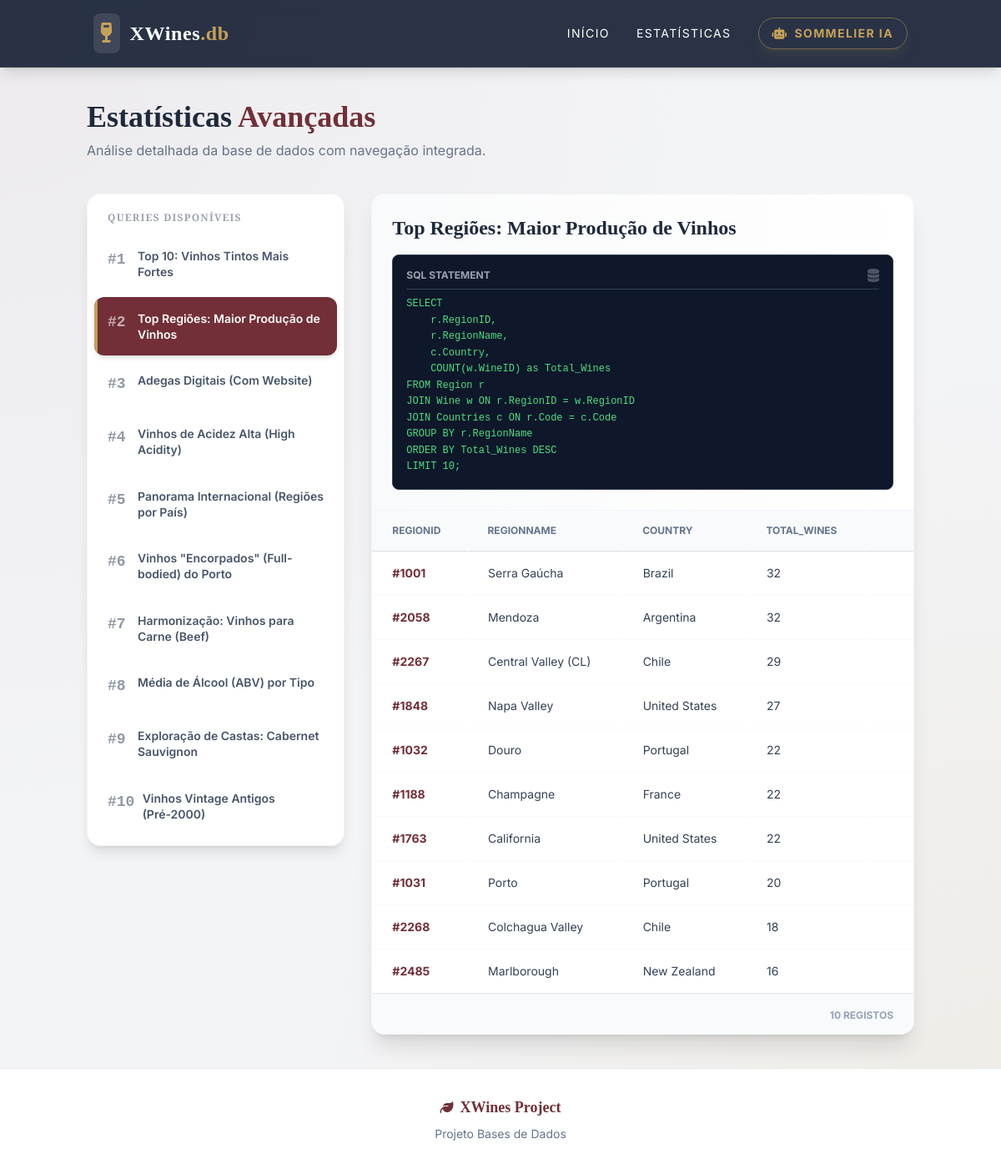
Screenshot of /queries/2 with the database file from the repository.
### tables this page shows
CREATE TABLE Region (
        RegionID INTEGER PRIMARY KEY,
        RegionName TEXT,
        Code TEXT,
        FOREIGN KEY (Code) REFERENCES Countries(Code)
    );

### app.py (the view)
@app.route('/queries/')
@app.route('/queries/<query_id>')
def queries(query_id=None):
    results = None
    active_query = None
    if query_id and query_id in QUERIES:
        db = get_db()
        cur = db.execute(QUERIES[query_id]['sql'])
        results = cur.fetchall()
        active_query = QUERIES[query_id]
    return render_template('queries.html', queries=QUERIES, active_id=query_id, active_query=active_query, results=results)

### db.py (called while the page is built)
def get_db():
    db = getattr(g, '_database', None)
    if db is None:
        if not os.path.exists(DATABASE):
            alt_path = os.path.join('app', DATABASE)
            if os.path.exists(alt_path):
                db_path = alt_path
            else:
                db_path = DATABASE
        else:
            db_path = DATABASE
        db = g._database = sqlite3.connect(db_path)
        db.row_factory = sqlite3.Row
    return db

def close_connection(exception):
    db = getattr(g, '_database', None)
    if db is not None:
        db.close()

### templates/queries.html (shortened to what this page needs)
{% extends 'base.html' %}
{% block content %}
<div class="max-w-7xl mx-auto">
    <div class="mb-10 text-center md:text-left flex flex-col md:flex-row justify-between items-center gap-4">
        <div>
            <h1 class="text-4xl font-bold text-slate-800 font-serif mb-2">Estatísticas <span class="text-wine">Avançadas</span></h1>
            <p class="text-slate-500">Análise detalhada da base de dados com navegação integrada.</p>
        </div>
    </div>
    <div class="grid grid-cols-1 lg:grid-cols-12 gap-8 items-start">
        <div class="lg:col-span-4 space-y-2 sticky top-28">
            <div class="bg-white rounded-2xl shadow-lg border border-gray-100 p-2">
                <h3 class="px-4 py-3 text-xs font-bold text-gray-400 uppercase tracking-widest">Queries Disponíveis</h3>
                {% for q_id, q_info in queries.items() %}
                <a href="/queries/{{ q_id }}"
                   class="block p-4 rounded-xl transition duration-200 mb-1 group relative overflow-hidden {{ 'bg-wine text-white shadow-md' if active_id == q_id else 'hover:bg-slate-50 text-slate-600' }}">
                    {% if active_id == q_id %}
                        <div class="absolute left-0 top-0 bottom-0 w-1 bg-gold"></div>
                    {% endif %}
                    <div class="flex items-start gap-3 relative z-10">
                        <span class="font-mono font-bold text-lg opacity-60 min-w-[24px]">#{{ q_id }}</span>
                        <span class="font-semibold leading-snug text-sm">{{ q_info.title }}</span>
                    </div>
                </a>
                {% endfor %}
            </div>
        </div>
        <div class="lg:col-span-8 min-h-[500px]">
            {% if active_query %}
                <div class="bg-white rounded-2xl shadow-xl border border-gray-100 overflow-hidden animate-fade-in">
                    <div class="p-6 border-b border-slate-100 bg-gradient-to-r from-gray-50 to-white">
                        <h2 class="text-2xl font-serif font-bold text-slate-800 mb-4">{{ active_query.title }}</h2>
                        <div class="bg-slate-900 rounded-lg p-4 shadow-inner overflow-x-auto border border-slate-700">
                            <div class="flex justify-between items-center mb-2 border-b border-slate-700 pb-2">
                                <span class="text-xs font-bold text-gray-400 uppercase">SQL Statement</span>
                                <i class="fas fa-database text-gray-600"></i>
                            </div>
                            <pre class="text-green-400 font-mono text-xs leading-relaxed whitespace-pre-wrap">{{ active_query.sql }}</pre>
                        </div>
                    </div>
                    {% if results %}
                    <div class="overflow-x-auto">
                        <table class="w-full text-sm text-left border-collapse">
                            <thead class="bg-slate-50 text-slate-500 font-bold border-b border-gray-200 uppercase text-xs sticky top-0 shadow-sm">
                                <tr>
                                    {% for key in results[0].keys() %}
                                    <th class="px-6 py-4 whitespace-nowrap bg-slate-50">{{ key }}</th>
                                    {% endfor %}
                                    <th class="px-6 py-4 bg-slate-50 w-10"></th>
                                </tr>
                            </thead>
                            <tbody class="divide-y divide-gray-50">
                                {% for row in results %}
                                    {% set row_link = None %}
                                    {% if 'WineID' in row.keys() %}
                                        {% set row_link = '/Wine/' ~ row['WineID'] ~ '/' %}
                                    {% elif 'WineryID' in row.keys() %}
                                        {% set row_link = '/Winery/' ~ row['WineryID'] ~ '/' %}
                                    {% elif 'RegionID' in row.keys() %}
                                        {% set row_link = '/Region/' ~ row['RegionID'] ~ '/' %}
                                    {% elif 'Code' in row.keys() %}
                                        {% set row_link = '/Countries/' ~ row['Code'] ~ '/' %}
                                    {% endif %}
                                <tr class="transition-colors group {{ 'hover:bg-pink-50 cursor-pointer' if row_link else 'hover:bg-slate-50' }}"
                                    {% if row_link %}onclick="window.location='{{ row_link }}'"{% endif %}>
                                    {% for key in row.keys() %}
                                    <td class="px-6 py-4 text-slate-700 whitespace-nowrap border-r border-transparent group-hover:border-gray-100 last:border-0">
                                        {% if key in ['WineID', 'WineryID', 'RegionID', 'Code'] %}
                                            <span class="font-bold text-wine">#{{ row[key] }}</span>
                                        {% else %}
                                            {{ row[key] }}
                                        {% endif %}
                                    </td>
                                    {% endfor %}
                                </tr>
                                {% endfor %}
                            </tbody>
                        </table>
                    </div>
                    <div class="bg-gray-50 px-6 py-3 border-t border-gray-200 text-right">
                        <span class="text-xs font-bold text-slate-400 uppercase">{{ results|length }} Registos</span>
                    </div>
                    {% else %}
                        <div class="p-16 text-center text-slate-400 flex flex-col items-center justify-center">
                            <i class="fas fa-search text-3xl text-gray-300 mb-4"></i>
                            <h3 class="text-lg font-medium text-slate-600">Sem resultados</h3>
                        </div>
                    {% endif %}
                </div>
            {% endif %}
        </div>
    </div>
</div>
{% endblock %}

### static/style.css (style rules this page uses)
:root { --color-wine: #722F37; --color-wine-dark: #4a1a21; --color-gold: #c5a059; }
body { font-family: 'Inter', sans-serif; background-color: #f3f4f6; background-image: radial-gradient(at 0% 0%, rgba(114, 47, 55, 0.05) 0px, transparent 50%), radial-gradient(at 100% 100%, rgba(197, 160, 89, 0.1) 0px, transparent 50%); background-attachment: fixed; color: #1f2937; }
h1, h2, h3, .font-serif { font-family: 'Playfair Display', serif; }
.animate-fade-in { animation: fadeInUp 0.5s ease-out forwards; }

### rows the page displays
Region: RegionID "1001", RegionName "Serra Gaúcha" "Brazil" "32"
Region: RegionID "2058", RegionName "Mendoza" "Argentina" "32"
Region: RegionID "2267", RegionName "Central Valley (CL)" "Chile" "29"
Region: RegionID "1848", RegionName "Napa Valley" "United States" "27"
Region: RegionID "1032", RegionName "Douro" "Portugal" "22"
Region: RegionID "1188", RegionName "Champagne" "France" "22"
Region: RegionID "1763", RegionName "California" "United States" "22"
Region: RegionID "1031", RegionName "Porto" "Portugal" "20"
Region: RegionID "2268", RegionName "Colchagua Valley" "Chile" "18"
Region: RegionID "2485", RegionName "Marlborough" "New Zealand" "16"

### other values shown
{{ q_id }} "1" "2" "3" "4" "5" "6" "7" "8" "9" "10"
{{ q_info.title }} "Top 10: Vinhos Tintos Mais Fortes" "Top Regiões: Maior Produção de Vinhos" "Adegas Digitais (Com Website)" "Vinhos de Acidez Alta (High Acidity)" "Panorama Internacional (Regiões por País)" "Vinhos \"Encorpados\" (Full-bodied) do Porto" "Harmonização: Vinhos para Carne (Beef)" "Média de Álcool (ABV) por Tipo" "Exploração de Castas: Cabernet Sauvignon" "Vinhos Vintage Antigos (Pré-2000)"
{{ active_query.title }} "Top Regiões: Maior Produção de Vinhos"
{{ key }} "REGIONID" "REGIONNAME" "COUNTRY" "TOTAL_WINES"
{{ results|length }} "10"
